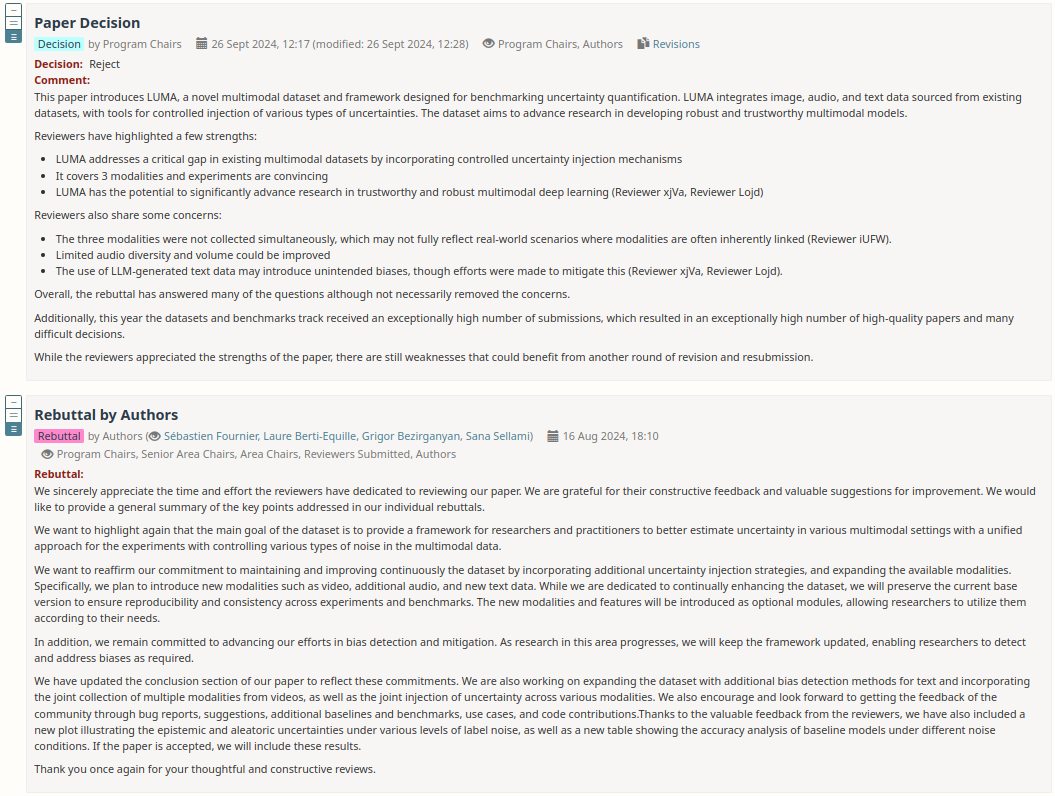
#> input picture review/rev1.png, 1055 x 796 px
$ python -i image_noise.py   (imports and definitions only)   (older library calls are emulated)
#> lines starting #> are read from the running program, lines starting #| are printed output that depends on the picture
import ctypes
import warnings
from io import BytesIO

import cv2
import numpy as np
import skimage as sk
from PIL import Image as PILImage
from scipy.ndimage import zoom as scizoom
from scipy.ndimage.interpolation import map_coordinates
from skimage.filters import gaussian
from wand.api import library as wandlibrary
from wand.image import Image as WandImage

# Reference: https://github.com/hendrycks/robustness/blob/master/ImageNet-C/create_c/make_cifar_c.py
# /////////////// Distortion Helpers ///////////////

# [1 line not run here, left out]


# [13 lines left out: function disk, not called in this run]


# Tell Python about the C method
wandlibrary.MagickMotionBlurImage.argtypes = (ctypes.c_void_p,  # wand
                                              ctypes.c_double,  # radius
                                              ctypes.c_double,  # sigma
                                              ctypes.c_double)  # angle


# Extend wand.image.Image class to include method signature
class MotionImage(WandImage):
    def motion_blur(self, radius=0.0, sigma=0.0, angle=0.0):
        wandlibrary.MagickMotionBlurImage(self.wand, radius, sigma, angle)


# modification of https://github.com/FLHerne/mapgen/blob/master/diamondsquare.py
# [322 lines left out: functions plasma_fractal, clipped_zoom, gaussian_noise, shot_noise, impulse_noise, speckle_noise and 14 more, not called in this run]


# mod of https://gist.github.com/erniejunior/601cdf56d2b424757de5
def elastic_transform(image, severity=1):
#> called with severity = 1
    IMSIZE = 32
    c = [(IMSIZE * 0, IMSIZE * 0, IMSIZE * 0.08),
         (IMSIZE * 0.05, IMSIZE * 0.2, IMSIZE * 0.07),
         (IMSIZE * 0.08, IMSIZE * 0.06, IMSIZE * 0.06),
         (IMSIZE * 0.1, IMSIZE * 0.04, IMSIZE * 0.05),
         (IMSIZE * 0.1, IMSIZE * 0.03, IMSIZE * 0.03)][severity - 1]

    image = np.array(image, dtype=np.float32) / 255.
    shape = image.shape
#> shape = (796, 1055, 3)
    shape_size = shape[:2]
#> shape_size = (796, 1055)

    # random affine
    center_square = np.float32(shape_size) // 2
#> center_square = [398, 527]
    square_size = min(shape_size) // 3
#> square_size = 265
    pts1 = np.float32([center_square + square_size,
                       [center_square[0] + square_size, center_square[1] - square_size],
                       center_square - square_size])
#> pts1 = [[663, 792], [663, 262], [133, 262]]
    pts2 = pts1 + np.random.uniform(-c[2], c[2], size=pts1.shape).astype(np.float32)
    M = cv2.getAffineTransform(pts1, pts2)
    image = cv2.warpAffine(image, M, shape_size[::-1], borderMode=cv2.BORDER_REFLECT_101)
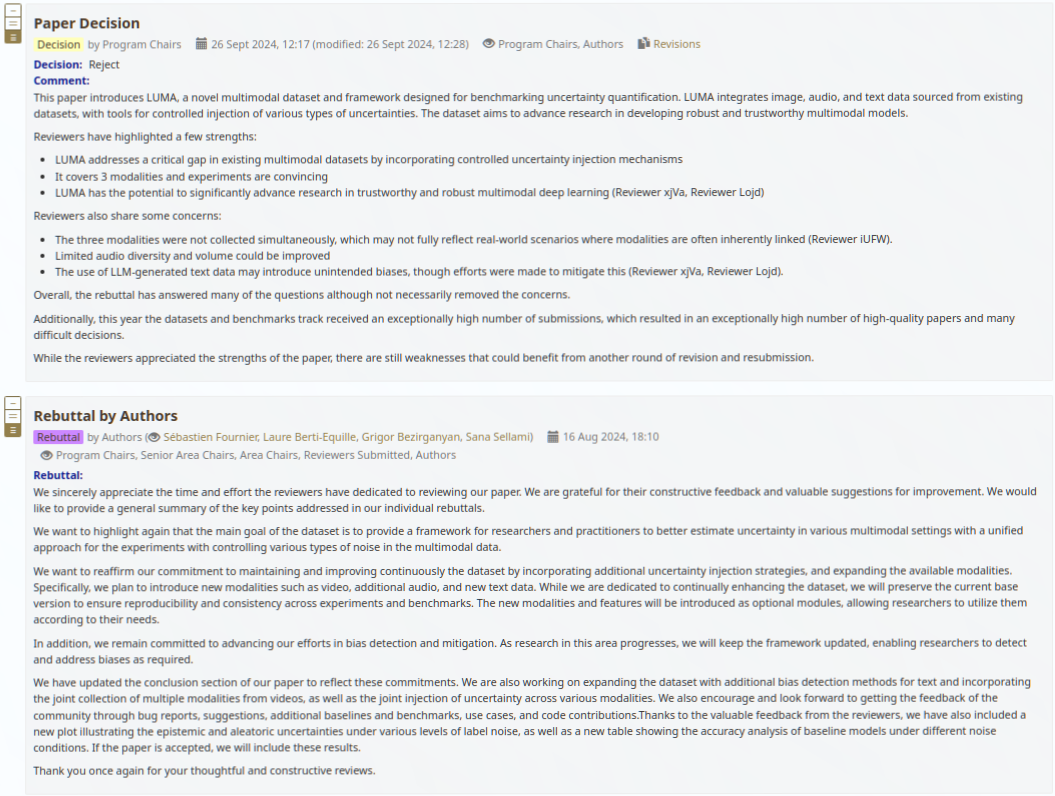
#> image: shape (796, 1055, 3) float32; mean of channels 0, 1, 2 0.92, 0.918, 0.914; drawn as B, G, R

    dx = (gaussian(np.random.uniform(-1, 1, size=shape[:2]),
                   c[1], mode='reflect', truncate=3) * c[0]).astype(np.float32)
    dy = (gaussian(np.random.uniform(-1, 1, size=shape[:2]),
                   c[1], mode='reflect', truncate=3) * c[0]).astype(np.float32)
    dx, dy = dx[..., np.newaxis], dy[..., np.newaxis]

    x, y, z = np.meshgrid(np.arange(shape[1]), np.arange(shape[0]), np.arange(shape[2]))
    indices = np.reshape(y + dy, (-1, 1)), np.reshape(x + dx, (-1, 1)), np.reshape(z, (-1, 1))
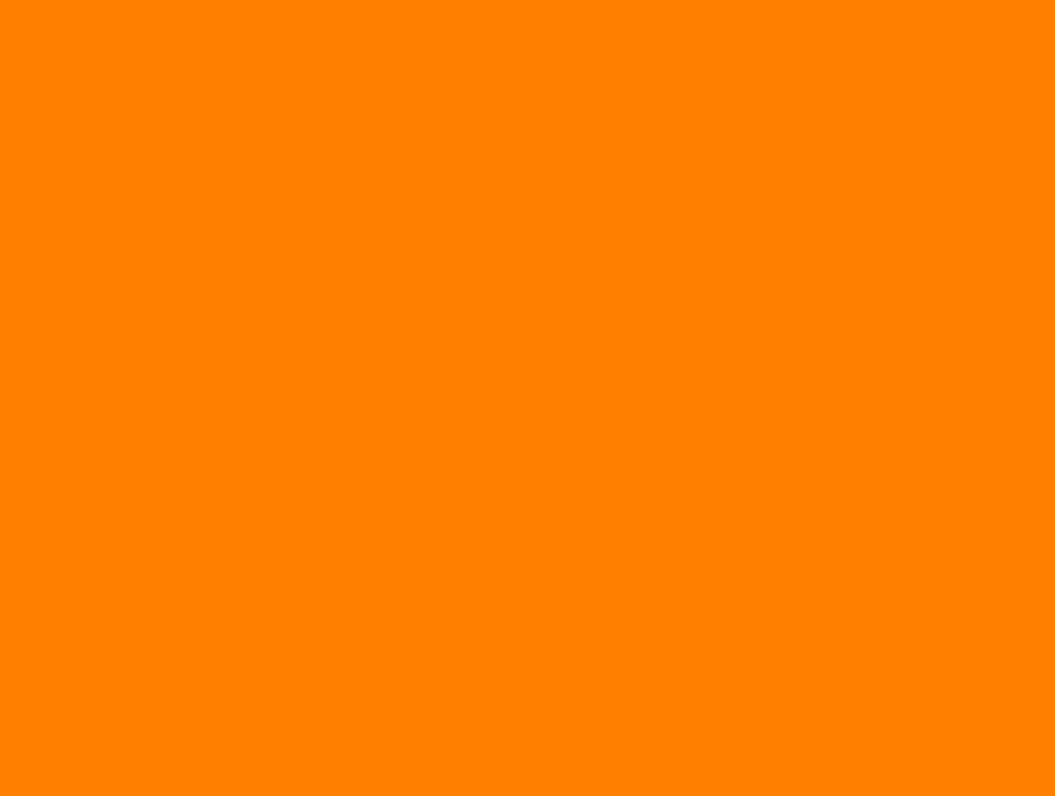
#> z: shape (796, 1055, 3) int64; mean of channels 0, 1, 2 0, 1, 2; drawn with min black and max white
    return np.clip(map_coordinates(image, indices, order=1, mode='reflect').reshape(shape), 0, 1) * 255

>>> import cv2
>>> picture = cv2.cvtColor(cv2.imread('review/rev1.png'), cv2.COLOR_BGR2RGB)
>>> result = elastic_transform(picture)

$ run again, on review/rev10.png
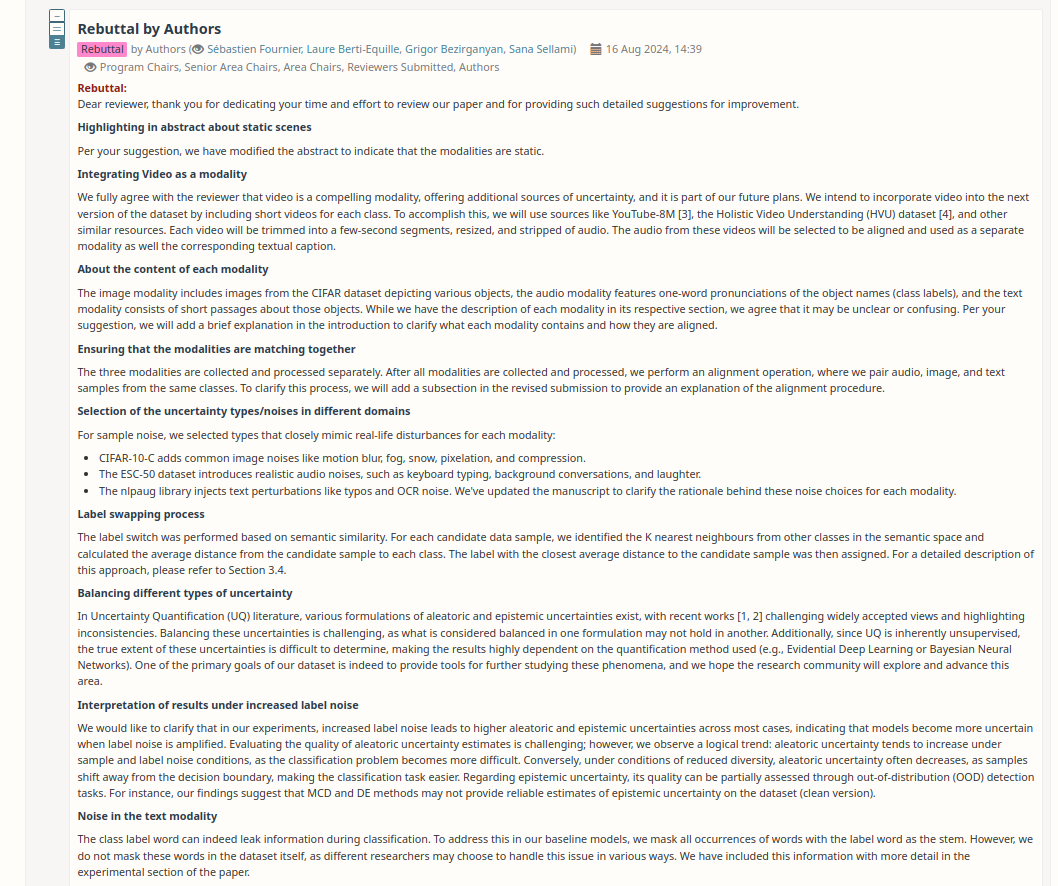
#> input picture review/rev10.png, 1058 x 886 px
#> in elastic_transform, `image = np.array(image, dtype=np.float32) / 255.`:
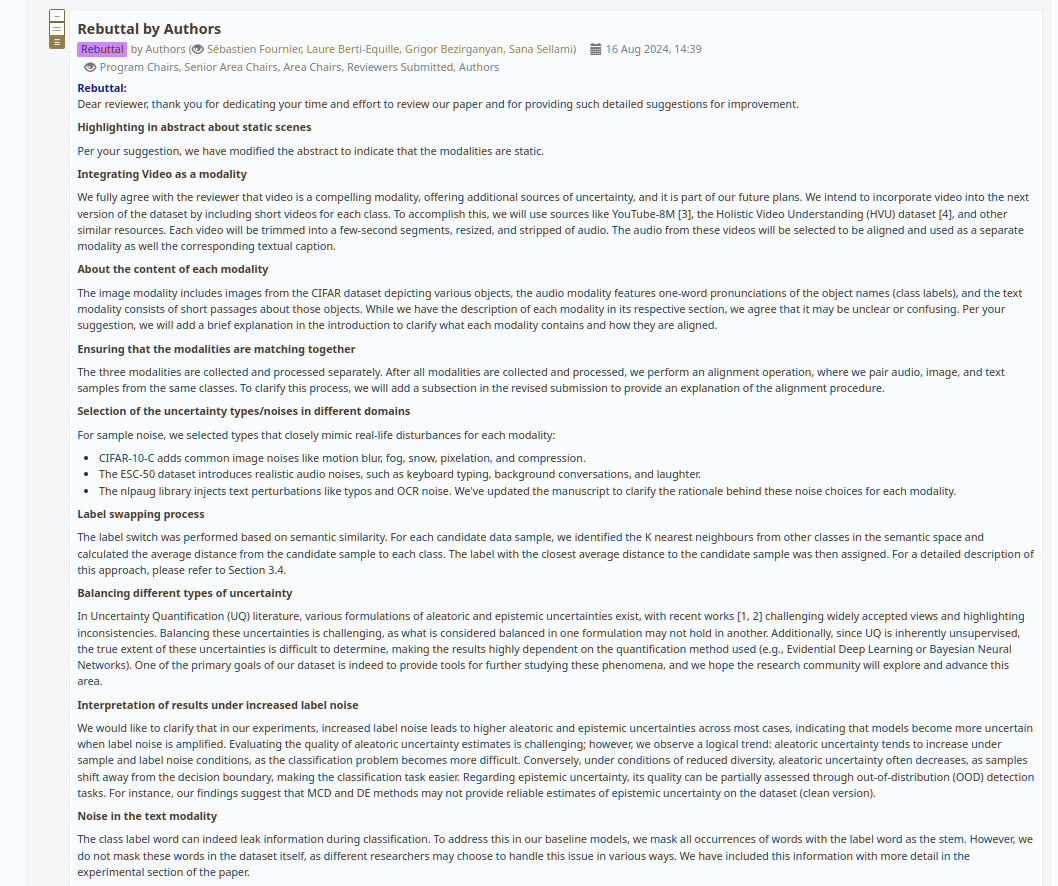
#> image: shape (886, 1058, 3) float32; mean of channels 0, 1, 2 0.948, 0.945, 0.935; drawn as B, G, R
#> in elastic_transform, `image = cv2.warpAffine(image, M, shape_size[::-1], borderMode=cv2.BORD..`:
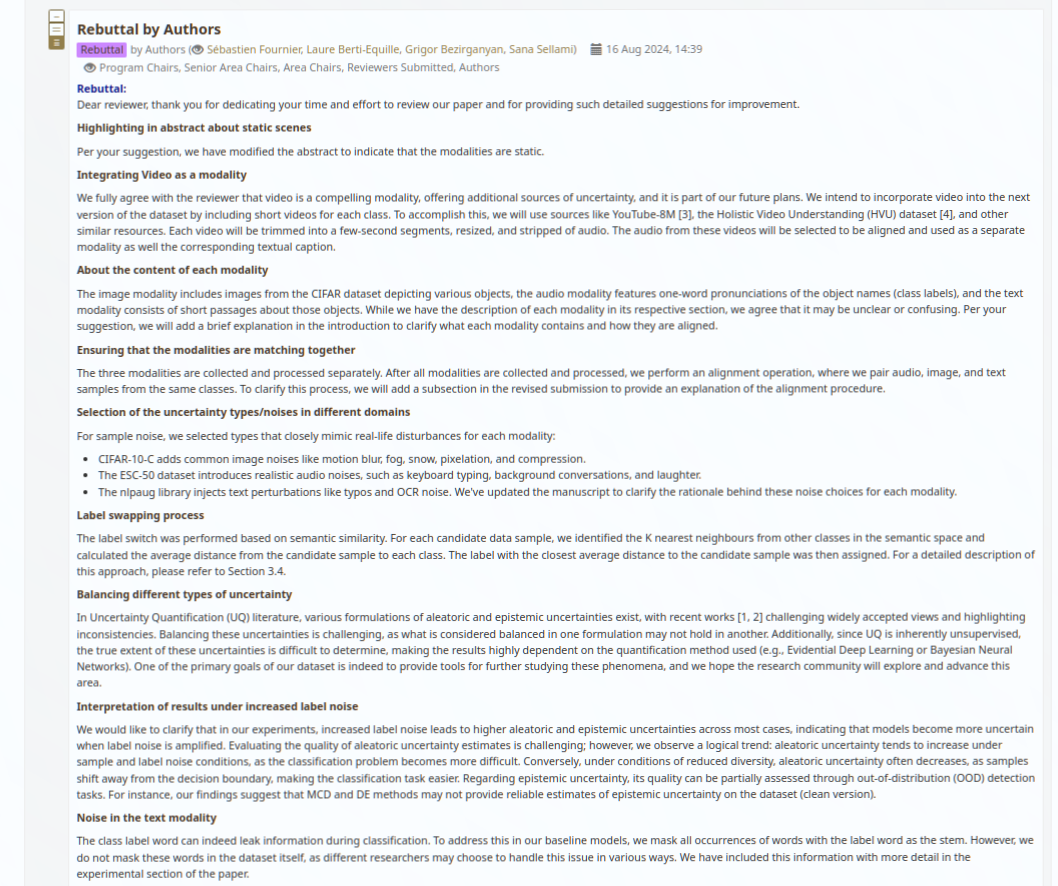
#> image: shape (886, 1058, 3) float32; mean of channels 0, 1, 2 0.948, 0.944, 0.935; drawn as B, G, R

$ run again, on review/rev11.png
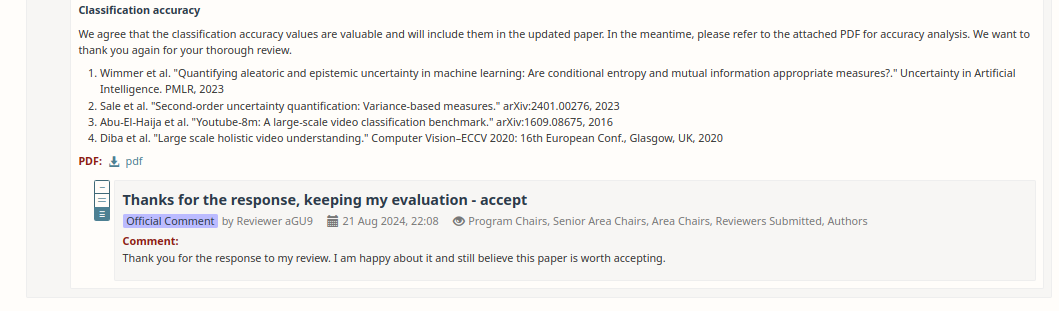
#> input picture review/rev11.png, 1059 x 311 px
#> in elastic_transform, `image = np.array(image, dtype=np.float32) / 255.`:
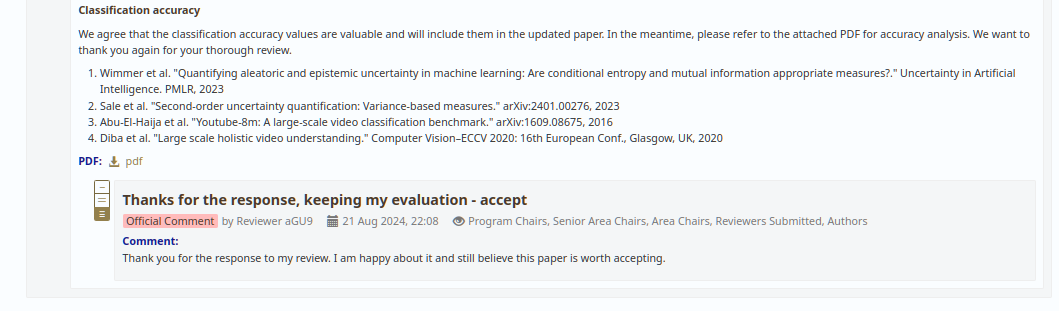
#> image: shape (311, 1059, 3) float32; mean of channels 0, 1, 2 0.957, 0.951, 0.941; drawn as B, G, R
#> in elastic_transform, `image = cv2.warpAffine(image, M, shape_size[::-1], borderMode=cv2.BORD..`:
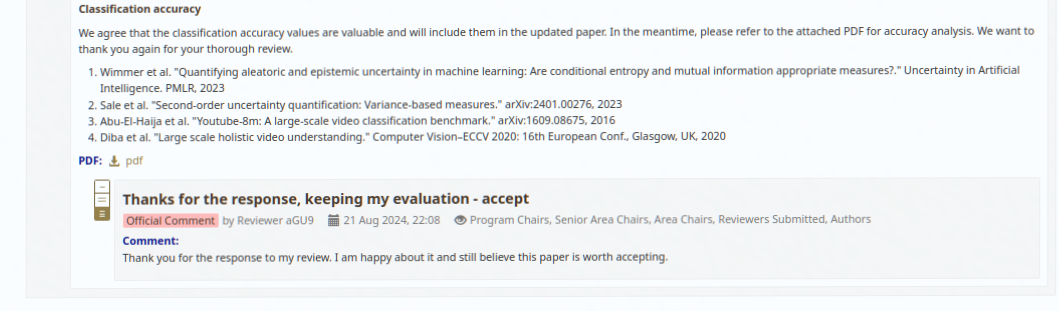
#> image: shape (311, 1059, 3) float32; mean of channels 0, 1, 2 0.956, 0.951, 0.941; drawn as B, G, R

$ run again, on review/rev2.png
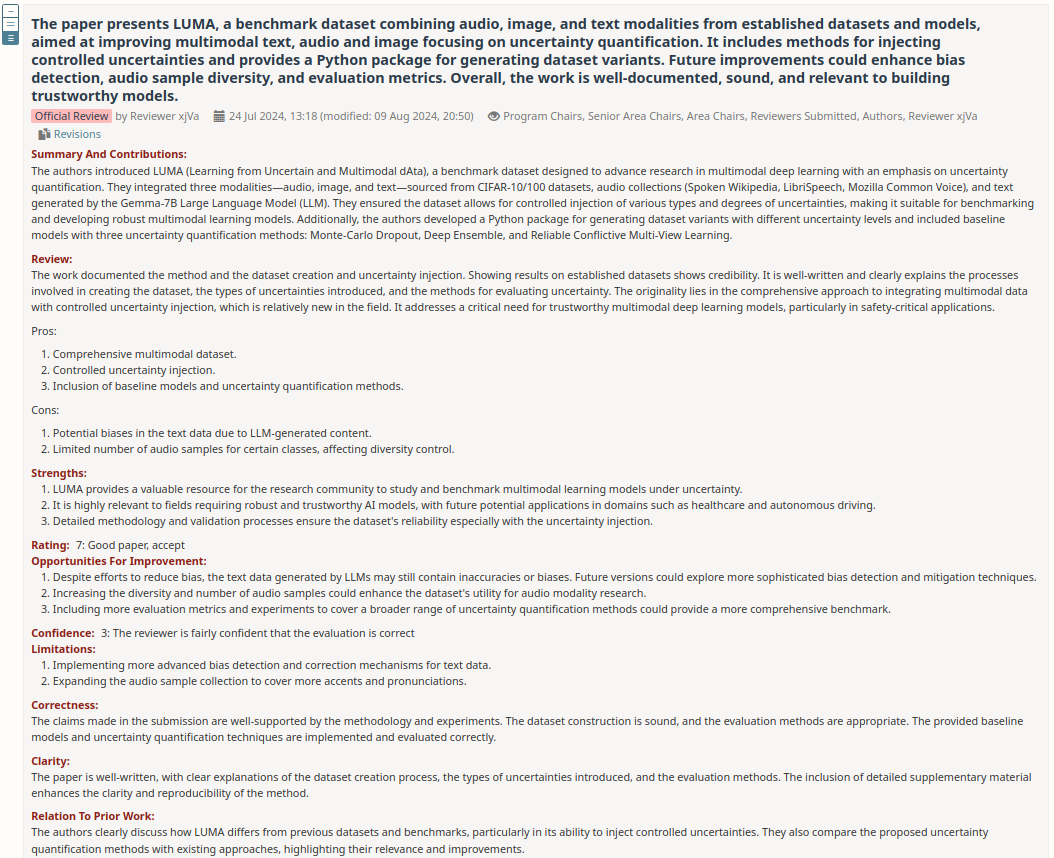
#> input picture review/rev2.png, 1054 x 858 px
#> in elastic_transform, `image = np.array(image, dtype=np.float32) / 255.`:
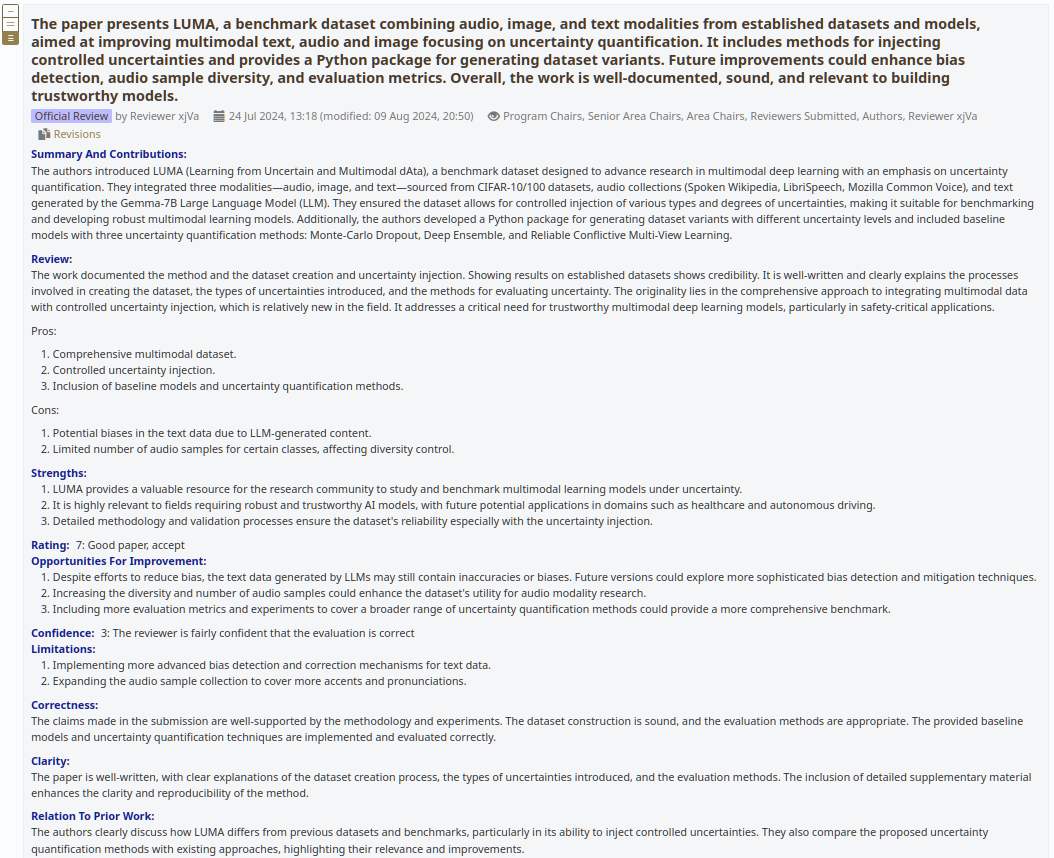
#> image: shape (858, 1054, 3) float32; mean of channels 0, 1, 2 0.909, 0.907, 0.905; drawn as B, G, R
#> in elastic_transform, `image = cv2.warpAffine(image, M, shape_size[::-1], borderMode=cv2.BORD..`:
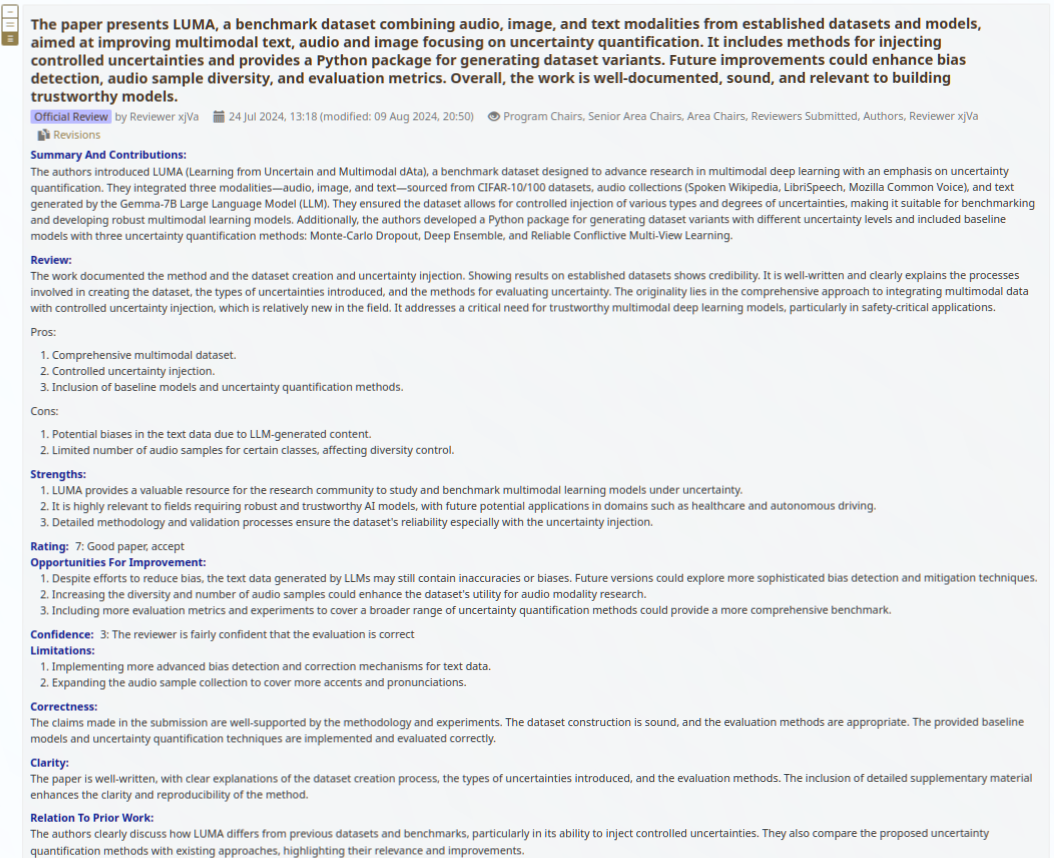
#> image: shape (858, 1054, 3) float32; mean of channels 0, 1, 2 0.909, 0.908, 0.905; drawn as B, G, R
